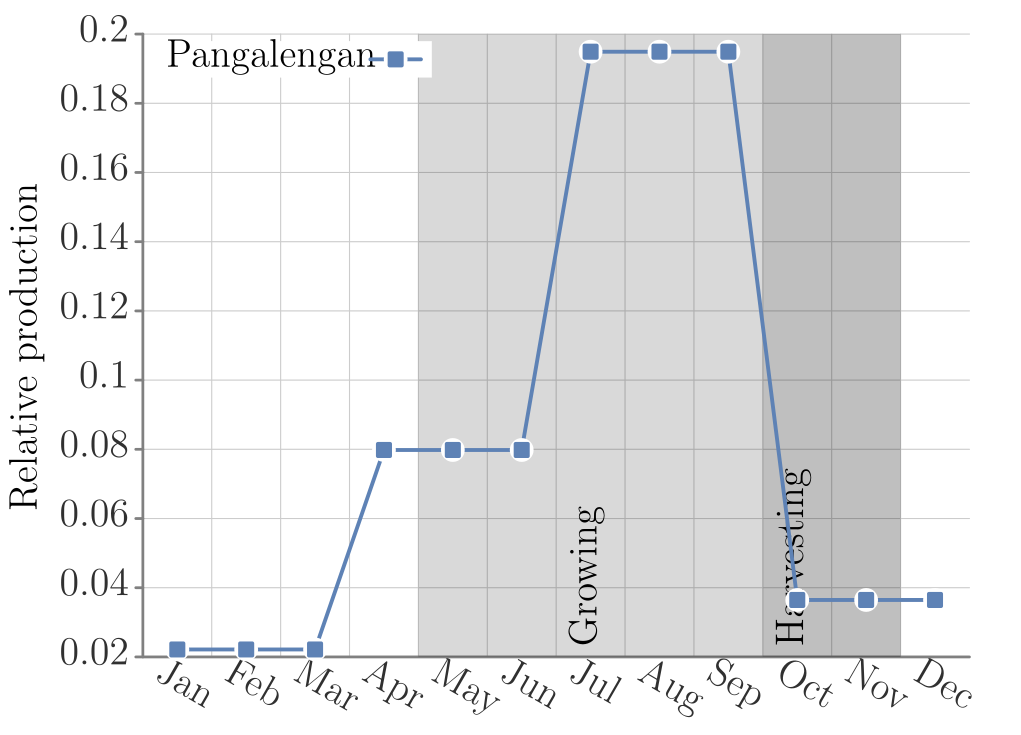

The gnuplot source for this figure:
##### terminal
clear
# set loadpath '~/Dropbox/proj/gp/src'
set term tikz standalone size 12.5cm,8.75cm font ",14" gparrows scale 2,2 textscale 2
set datafile separator ','

##### output
set output 'prod_tomato_IDN.tex'

##### bg: bg color, axes, grid, tics
##### http://www.colourlovers.com/palette/268142/Danger_Mouse
Danger='#F84934'; # red
Shoes='#4D5E5F'; # grey
##### Rand Olson
roBlue='#1F77B4';
roRed='#D62728';
# border
set style line 21 lt 1 lc rgb '#808080' 
set border 3 back ls 21 lw 5
# grid
set style line 22 lt 2 lc rgb '#CCCCCC' lw 2
set style line 23 lt 2 lc rgb '#DDDDDD' lw 1
set grid xtics mxtics ytics mytics back ls 22, ls 23
# tics
set tics textcolor rgb '#303030'
set tics nomirror out scale 1,.1
set mxtics 2
set mytics 2

##### load default linestyles
set style increment user
# taken care of in terminal
do for [i=1:15] { set style line i lt 1 lw 7 }

##### line colors
# mathematica default
DarkBlue= '#5e82b5'
Orange=   '#e09c24'
Green=    '#8fb030'
Red=      '#eb634f'
Purple=   '#8778b3'
Brown=    '#c46e1a'
LightBlue='#5c9ec7'
Yellow=   '#FDBF6F'
MATHEMATICA="#5e82b5 #e09c24 #8fb030 #eb634f #8778b3 #c46e1a #5c9ec7 #FDBF6F"
do for[i=1:8] {set style line i lc rgb word(MATHEMATICA,i)}
####

##### data style
set style data linespoints;
set style line 1 pt 5
set style line 2 pt 7
set style line 3 pt 13
set style line 4 pt 17
set style line 5 pt 4
set style line 6 pt 6
set style line 7 pt 12
set style line 8 pt 16
#
set pointintervalbox 4.5
do for [i=1:15] {set style line i ps 2.75 pi -1}

# NOTE: offsets should be a function of font sizes
##### key
set key t l Left spacing 2 width 5 opaque font ",15"

##### tics (note that tics are also set in theme)
set xtics font ",15" offset 0,.2
set ytics font ",15" offset 1.5,0

##### plot
set title font ",15" "" offset -3,.3
set xlabel "" offset 0,0 font ",15"
set ylabel "Relative production" offset -2,0 font ",15"


unset title; unset xlabel; unset mxtics; unset mytics;        set xtic rotate by -30 offset -2,-.5 scale 0 autojustify;        set key l t width 8;        set style rect fc lt -1 fs transparent solid 0.15 noborder;        set obj rect from 5, graph 0 to 10, graph 1;        set label "\\parbox{2cm}{Growing}" at 7.5,graph 0 rotate by 90 left;        set style rect fc lt -1 fs transparent solid 0.25 noborder;        set obj rect from 10, graph 0 to 12, graph 1;        set label "\\parbox{2cm}{Harvesting}" at 10.5,graph 0 rotate by 90 left;        set xrange [1:13];        set xtics ("Jan" 1,"Feb" 2,"Mar" 3,"Apr" 4,"May" 5,       "Jun" 6,"Jul" 7,"Aug" 8,"Sep" 9,"Oct" 10,"Nov" 11,"Dec" 12) offset 0.5,0;

set style fill transparent solid .5;       plot       'pangalengan.csv' u 1:3 ti 'Pangalengan'

set term x11 reset;
